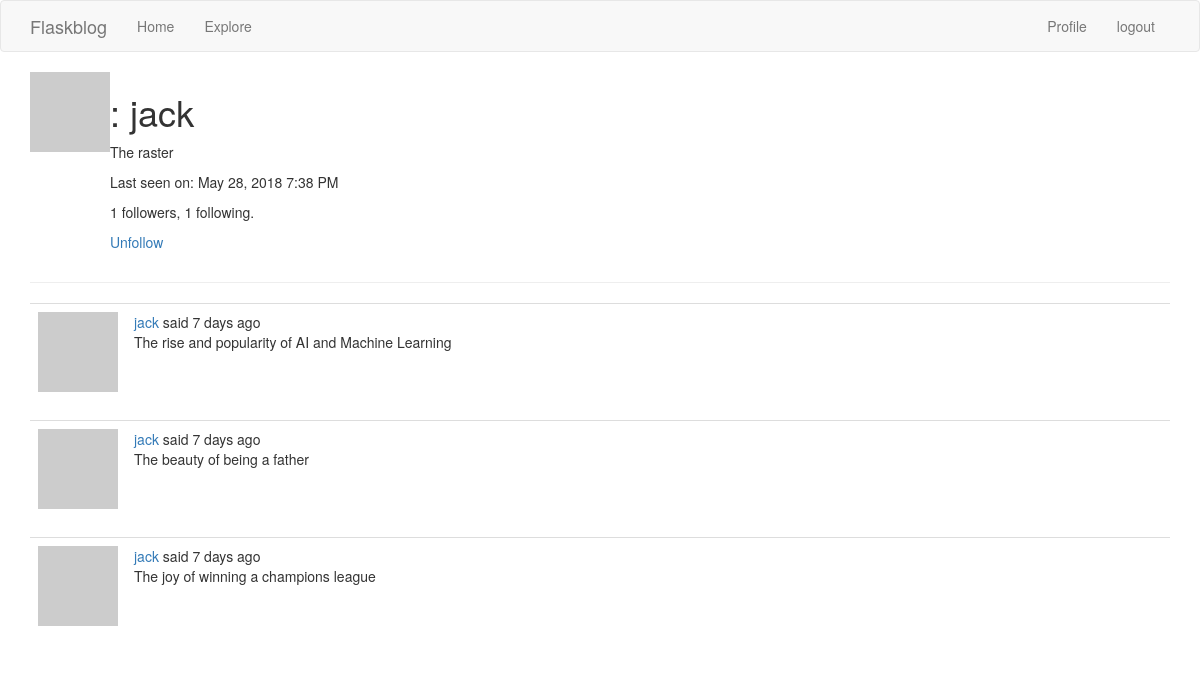
/user/jack (signed in), run on the app's committed database.
### app/models.py (models this page shows, shortened)
class User(UserMixin, db.Model):
  id = db.Column(db.Integer, primary_key=True)
  username = db.Column(db.String(64), index=True, unique=True)
  email = db.Column(db.String(120), index=True, unique=True)
  password_hash = db.Column(db.String(128))
  about_me = db.Column(db.String(140))
  last_seen = db.Column(db.DateTime, default=datetime.utcnow)
  posts = db.relationship('Post', backref='author', lazy='dynamic')
  followed = db.relationship('User',
    secondary=followers,
    primaryjoin=(followers.c.follower_id == id),
    secondaryjoin=(followers.c.followed_id == id),
    backref=db.backref('followers', lazy='dynamic'), lazy='dynamic')
  @login.user_loader
  def load_user(id):
    return User.query.get(int(id))
  def avatar(self, size):
    digest = md5(self.email.lower().encode('utf-8')).hexdigest()
    return 'https://www.gravatar.com/avatar/{}?d=identicon?&s={}'.format(digest, size)
  def is_following(self, user):
    return self.followed.filter(followers.c.followed_id == user.id).count() > 0

class Post(db.Model):
  id = db.Column(db.Integer, primary_key=True)
  body = db.Column(db.String(140), index=True, unique=True)
  timestamp = db.Column(db.DateTime, index=True, default=datetime.utcnow)
  user_id = db.Column(db.Integer, db.ForeignKey('user.id'))

### app/routes.py (the view)
@app.route('/user/<username>')
@login_required
def user(username):
  user = User.query.filter_by(username=username).first_or_404()
  page = request.args.get('page', 1, type=int)
  posts = user.posts.order_by(Post.timestamp.desc()).paginate(
  page, app.config['POSTS_PER_PAGE'], False)
  next_url = url_for('user', username=user.username, page=posts.next_num) if posts.has_next else None
  prev_url = url_for('user', username=user.username, page=posts.prev_num) if posts.has_prev else None
  return render_template('user.html', user=user, posts=posts.items, next_url=next_url, prev_url=prev_url)

### app/routes.py (called while the page is built)
@app.before_request
def before_request():
  if current_user.is_authenticated:
    current_user.last_seen = datetime.utcnow()
    db.session.commit()
  g.locale = str(get_locale())

### app/templates/user.html (shortened to what this page needs)
{% extends "base.html" %}
{% block app_content %}
  <table>
    <tr valign="top">
      <td><img src="{{ user.avatar(128) }}"></td>
      <td>
        <h1>{{ _(User) }}: {{ user.username }}</h1>
        {% if user.about_me %}
          <p>{{ user.about_me }}</p>
        {% endif %}
        {% if user.last_seen %}
          <p>{{ _('Last seen on') }}: {{ moment(user.last_seen).format('LLL') }}</p>
        {% endif %}
        <p>{{ user.followers.count() }} {{ _('followers') }}, {{ user.followed.count() }} {{ _('following') }}.</p>
        {% if user == current_user %}
          <p><a href="{{ url_for('edit_profile', username=current_user.username) }}">{{ _('Edit your profile') }}</a></p>
        {% elif not current_user.is_following(user) %}
          <p><a href="{{ url_for('follow', username=user.username) }}">{{ _('Follow') }}</a></p>
        {% else %}
          <p><a href="{{ url_for('unfollow', username=user.username) }}">{{ _('Unfollow') }}</a></p>
        {% endif %}
      </td>
    </tr>
  </table>
  <hr>
  {% for post in posts %}
    {% include '_post.html' %}
  {% endfor %}
{% endblock %}

### app/templates/_post.html (shortened to what this page needs)
<table class="table table-hover">
  <tr>
    <td width="70px">
      <a href="{{ url_for('user', username=post.author.username) }}">
        <img src="{{ post.author.avatar(70) }}"/> </a>
    </td>
    <td>
      {{ _('%(username)s said %(when)s', username=user_link, when=moment(post.timestamp).fromNow()) }}
    <br>
      {{ post.body }}
    </td>
  </tr>
</table>

### data on the page
User: username "jack", about_me "The raster", last_seen "May 28, 2018 7:38 PM"
Post: body "The rise and popularity of AI and Machine Learning"
Post: body "The beauty of being a father"
Post: body "The joy of winning a champions league"

### other printed values
{{ user.followers.count() }} "1"
{{ user.followed.count() }} "1"
